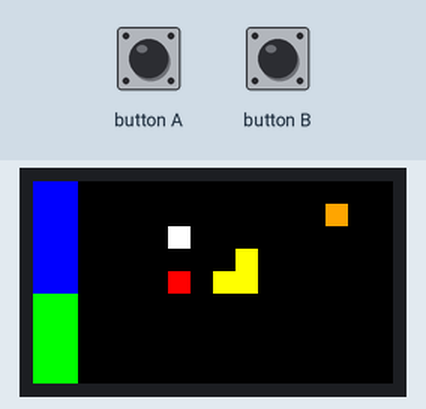
The sketch below on a simulated ESP32. Shown: 240×135 colour display. The inputs (shaded band) are chosen by the test bench. Random numbers use the default seed unless the sketch sets one.

Above: at 1.5 s.
1.6 s: button B pressed for 0.15 s
At 1.81 s:
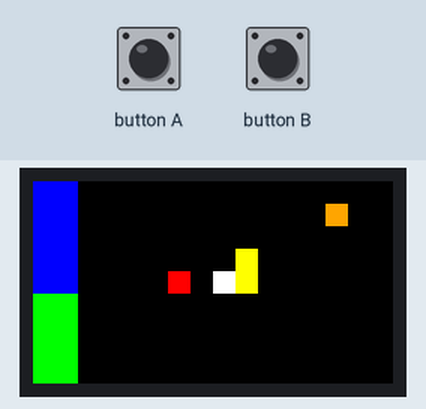
2.3 s: button B pressed for 1 s
At 2.49 s:
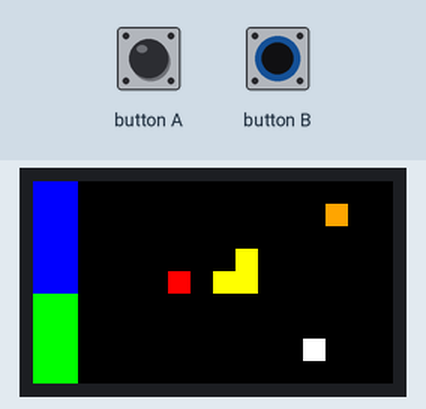
Timing chart, 0 to 5.3 s (numbered marks = the images above; inputs shaded):
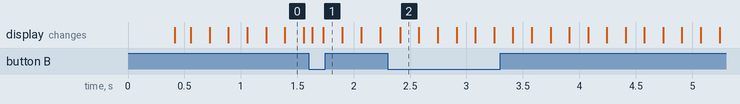

The sketch:

sketch_jul17a.ino
```cpp
#include <math.h>
#include <M5StickCPlus.h>

int user[2] = {0,2};
uint16_t screen[9][16] = {
			{BLUE,BLUE,BLACK,BLACK,BLACK,BLACK,BLACK,BLACK,BLACK,BLACK,BLACK,BLACK,BLACK,BLACK,BLACK,BLACK},
			{BLUE,BLUE,BLACK,BLACK,BLACK,BLACK,BLACK,BLACK,BLACK,BLACK,BLACK,BLACK,BLACK,ORANGE,BLACK,BLACK},
			{BLUE,BLUE,BLACK,BLACK,BLACK,BLACK,BLACK,BLACK,BLACK,BLACK,BLACK,BLACK,BLACK,BLACK,BLACK,BLACK},
			{BLUE,BLUE,BLACK,BLACK,BLACK,BLACK,BLACK,BLACK,BLACK,YELLOW,BLACK,BLACK,BLACK,BLACK,BLACK,BLACK},
			{BLUE,BLUE,BLACK,BLACK,BLACK,BLACK,RED,BLACK,YELLOW,YELLOW,BLACK,BLACK,BLACK,BLACK,BLACK,BLACK},
			{GREEN,GREEN,BLACK,BLACK,BLACK,BLACK,BLACK,BLACK,BLACK,BLACK,BLACK,BLACK,BLACK,BLACK,BLACK,BLACK},
			{GREEN,GREEN,BLACK,BLACK,BLACK,BLACK,BLACK,BLACK,BLACK,BLACK,BLACK,BLACK,BLACK,BLACK,BLACK,BLACK},
			{GREEN,GREEN,BLACK,BLACK,BLACK,BLACK,BLACK,BLACK,BLACK,BLACK,BLACK,BLACK,BLACK,BLACK,BLACK,BLACK},
			{GREEN,GREEN,BLACK,BLACK,BLACK,BLACK,BLACK,BLACK,BLACK,BLACK,BLACK,BLACK,BLACK,BLACK,BLACK,BLACK},
		};

//screen[user[0]][user[1]] = BLUE;

uint16_t old_colour = BLUE;

unsigned long lastTime = 0;

void draw_block(int x, int y, uint16_t colour) {
	M5.lcd.fillRect(x*15,y*15, 15, 15, colour);
}

void draw_screen() {
	for ( int y=0; y<9; y++ ) {
    for ( int x=0; x<16; x++ ) {
			draw_block(x, y, screen[y][x]);
      //delay(200);
		}
	}
}

void process_input2() {

  screen[user[1]][user[0]] = old_colour;

  if (M5.BtnA.wasPressed() && M5.BtnB.wasPressed()) {
    user[0] -= 2;
    user[1] -= 2;
  }
  else if (M5.BtnA.wasPressed()) {

    user[0] += 1;
  }
  else if (M5.BtnB.wasPressed()) {

    user[1] += 1;
  }


  old_colour = screen[user[1]][user[0]];
	screen[user[1]][user[0]] = BLUE;

}

void process_input() {

  screen[user[1]][user[0]] = old_colour;
  if (M5.BtnA.wasPressed()) {

    user[0] = random(16);
  }
  else if (M5.BtnB.wasPressed()) {

    user[1] = random(9);
  }


  old_colour = screen[user[1]][user[0]];
	screen[user[1]][user[0]] = WHITE;

}

void animate(){
  static int x_move = 1;

  unsigned long now = millis();
  screen[user[1]][user[0]] = old_colour;

  if (now - lastTime > 150) {
     user[0] = user[0] + x_move;
     if (user[0] == 15) {x_move = -1;}
     else if (user[0] == 0) {x_move = 1;}
    lastTime = now;
  }
/*  else {
    user[1] = random(9);
  }*/

  old_colour = screen[user[1]][user[0]];
	screen[user[1]][user[0]] = WHITE;


}

void setup(){
	M5.begin();
  M5.lcd.setRotation(3);
  //screen[0][4] = BLUE;
	M5.lcd.fillScreen(WHITE);
	delay(200);
  lastTime = millis();
  //M5.lcd.fillRect(0,0, 15, 15, RED);
}


void loop(){
	M5.update();
	animate();
  process_input();

	draw_screen();
	//delay(200);
}
```
